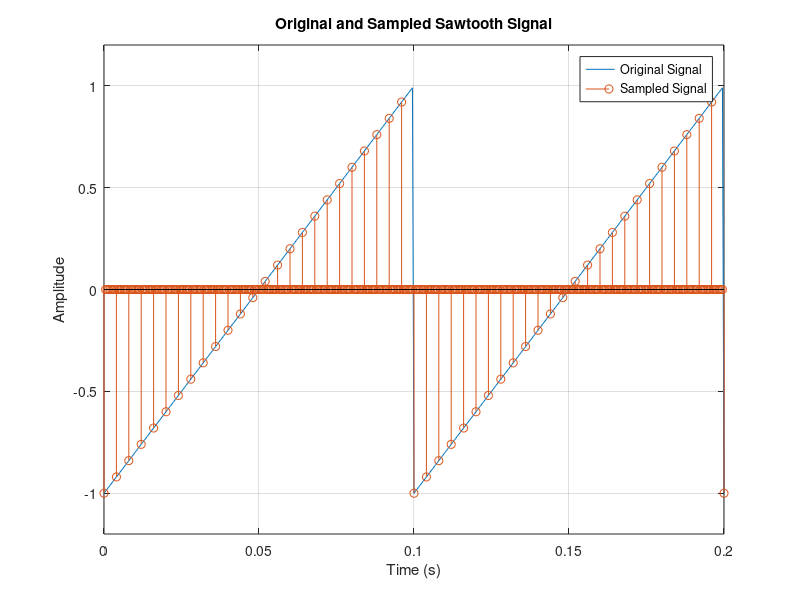
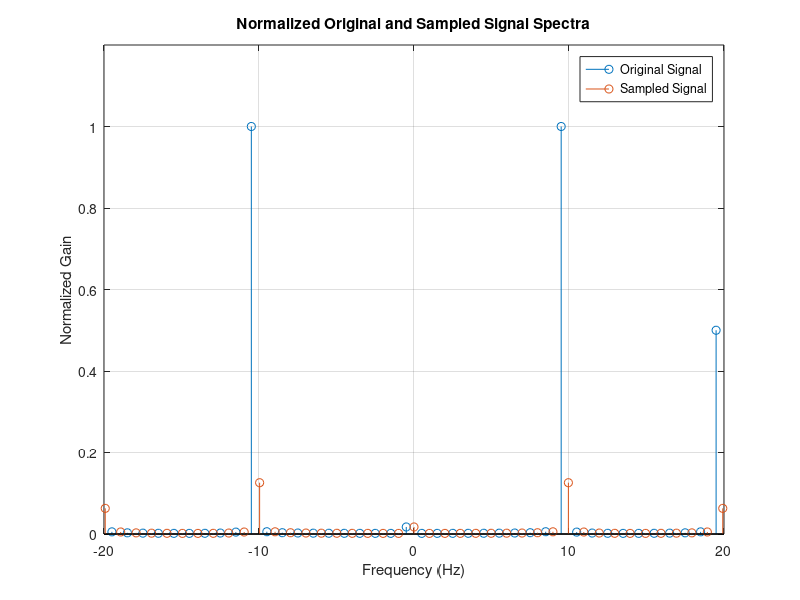
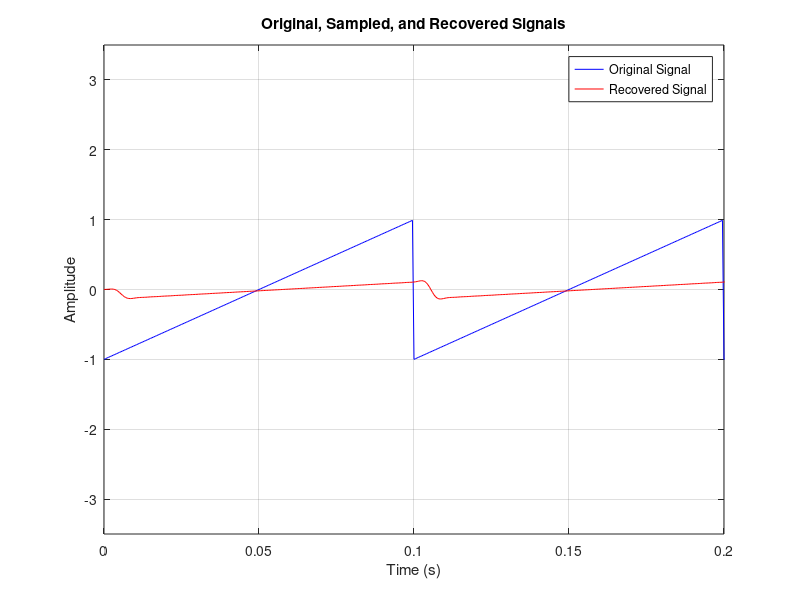
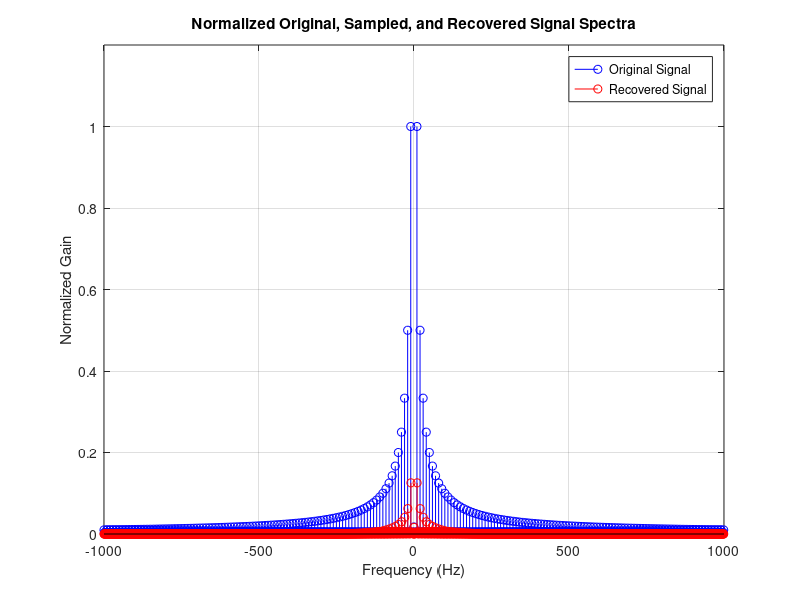

These charts were generated, in order, by the following MATLAB code:
clc;
clear all;
close all;

% Define the signal and parameters
Fs=2000;
t = 0:1/Fs:1;

fm = 10; % fundamental frequency of the sawtooth signal
xsig = sawtooth(2*pi*fm*t);

% Sample the signal at 250 Hz
Lsig = length(xsig);
fs = 250; 
ts = 1/fs;
td = 1/Fs;
Nfactor = ts/td; % Downsampling factor
s_out = downsample(xsig, Nfactor); 
xsig_sampled = upsample(s_out, Nfactor); 

% Adjust the length of t_sampled
t_sampled = 0:1/Fs:length(xsig_sampled)/Fs-1/Fs;

% Plot the original and sampled signal
figure;
plot(t, xsig);
hold on;
stem(t_sampled, xsig_sampled);
hold off;
grid on;
xlim([0, 0.2]);
ylim([-1.2, 1.2]);
xlabel('Time (s)');
ylabel('Amplitude');
title('Original and Sampled Sawtooth Signal');
legend('Original Signal', 'Sampled Signal');

% Calculate and plot the spectra
f = -Fs/2:Fs/Lsig:Fs/2-Fs/Lsig;
f_sampled = -Fs/2:Fs/length(xsig_sampled):Fs/2-Fs/length(xsig_sampled);
spectrum_xsig = fftshift(abs(fft(xsig)));
spectrum_xsig_normalized = spectrum_xsig / max(spectrum_xsig);
spectrum_xsig_sampled = fftshift(abs(fft(xsig_sampled)));
spectrum_xsig_sampled_normalized = spectrum_xsig_sampled / max(spectrum_xsig);

figure;
stem(f, spectrum_xsig_normalized);
hold on;
stem(f_sampled, spectrum_xsig_sampled_normalized);
hold off;
grid on;
xlim([-20, 20]);
ylim([0, 1.2]);
xlabel('Frequency (Hz)');
ylabel('Normalized Gain');
title('Normalized Original and Sampled Signal Spectra');
legend('Original Signal', 'Sampled Signal');

% Design a low-pass filter
f_cutoff = fs / 2; % Nyquist frequency
filter_order = 30; % Filter order
b = fir1(filter_order, f_cutoff/(Fs/2)); % FIR filter coefficients

% Apply the filter to recover the original signal
xsig_recovered = filter(b, 1, xsig_sampled);

% Adjust the length of t_sampled
t_sampled = 0:1/Fs:length(xsig_sampled)/Fs-1/Fs;

% Adjust the length of t for the recovered signal
t_recovered = 0:1/Fs:length(xsig_recovered)/Fs-1/Fs;

% Plot the original, sampled, and recovered signals
figure;
plot(t, xsig, 'b');
hold on;
plot(t_recovered, xsig_recovered, 'r');
hold off;
grid on;
xlim([0, 0.2]);
ylim([-3.5, 3.5]);
xlabel('Time (s)');
ylabel('Amplitude');
title('Original, Sampled, and Recovered Signals');
legend('Original Signal', 'Recovered Signal');

% Calculate and plot the spectra
f = -Fs/2:Fs/Lsig:Fs/2-Fs/Lsig;
f_sampled = -Fs/2:Fs/length(xsig_sampled):Fs/2-Fs/length(xsig_sampled);
f_recovered = -Fs/2:Fs/length(xsig_recovered):Fs/2-Fs/length(xsig_recovered);
spectrum_xsig_recovered = fftshift(abs(fft(xsig_recovered)));
spectrum_xsig_recovered_normalized = spectrum_xsig_recovered / max(spectrum_xsig);

figure;
stem(f, spectrum_xsig_normalized, 'b');
hold on;
stem(f_recovered, spectrum_xsig_recovered_normalized, 'r');
hold off;
grid on;
xlim([-1000, 1000]);
ylim([0, 1.2]);
xlabel('Frequency (Hz)');
ylabel('Normalized Gain');
title('Normalized Original, Sampled, and Recovered Signal Spectra');
legend('Original Signal', 'Recovered Signal');
